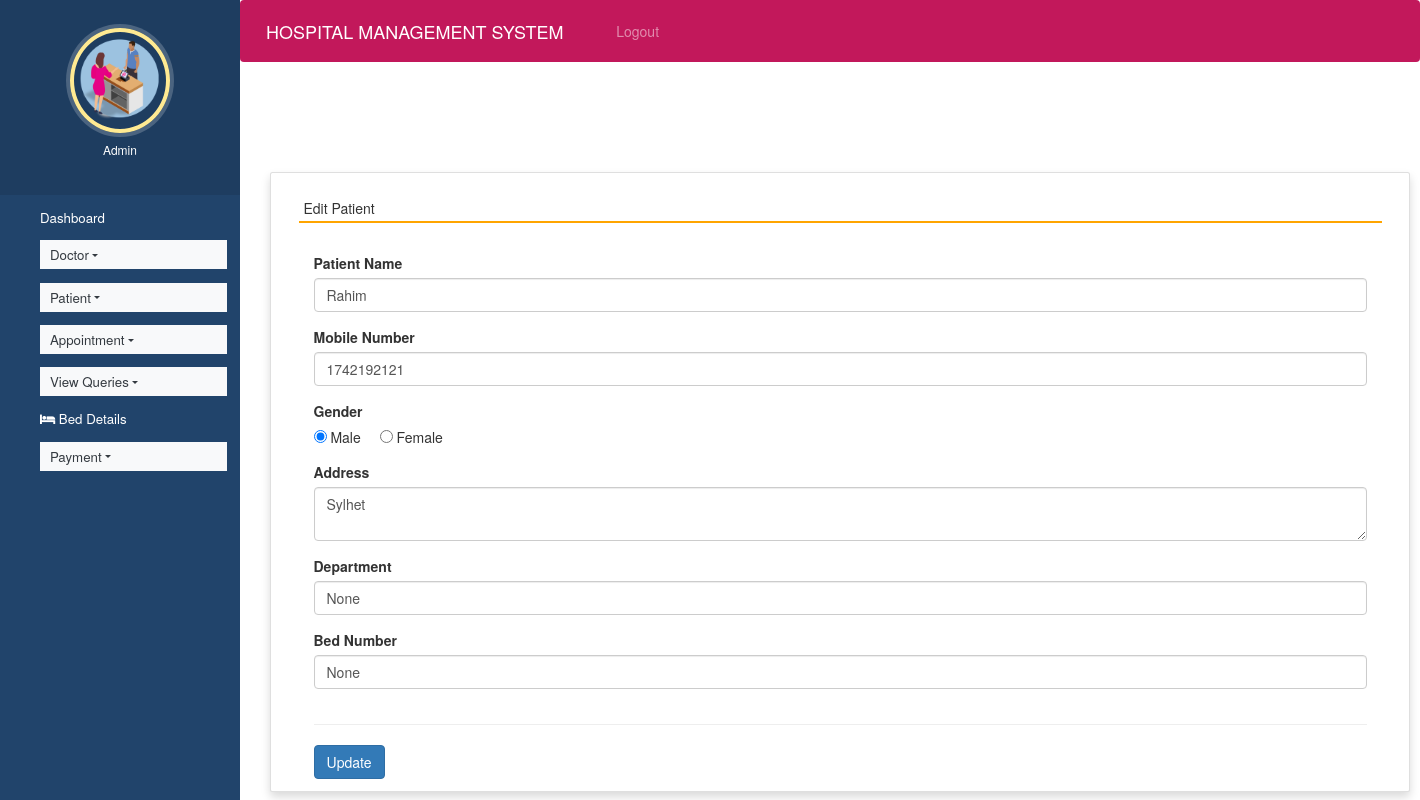
The app's page /edit_patient/1 with its own data.
### hospitals/models.py (models this page shows, shortened)
class Patient(models.Model):
    name = models.CharField(max_length=50)
    gender = models.CharField(max_length=10)
    mobile = models.IntegerField(null=True)
    address = models.CharField(max_length=50)
    department = models.CharField(null=True, blank=True)
    bed_number = models.CharField(null=True, blank=True)

### hospitals/views.py (the view, shortened to what this page needs)
# urls.py: path('edit_patient/<int:pid>',edit_patient,name='edit_patient'),
def edit_patient(request, pid):
    patient = Patient.objects.get(id=pid)
    error = ""
    return render(request, 'edit_patient.html', locals())

### hospitals/templates/edit_patient.html (shortened to what this page needs)
{% extends 'admin_nav.html' %}
{% load static %}
{% block content %}
<html>
<head>
  <link rel="stylesheet" href="https://maxcdn.bootstrapcdn.com/bootstrap/3.4.1/css/bootstrap.min.css">
</head>
<body>
<br><br><br>
<div class="container card shadow m-5">
  <div class="card-body">
    <h5 class="p-2" style="border-bottom: 2px solid orange">Edit Patient</h5>
    <br>
    <div class="container-fluid">
      <form method="post">
        <div class="form-row">
          <div class="col-sm-12">
            <div class="form-group">
              <label>Patient Name</label>
              <input type="text" name="name" class="form-control" value="{{ patient.name }}" required>
            </div>
          </div>
          <div class="col-sm-12">
            <div class="form-group">
              <label>Mobile Number</label>
              <input type="text" name="mobile" class="form-control" value="{{ patient.mobile }}" required>
            </div>
          </div>
          <div class="col-sm-12">
            <div class="form-group">
              <label>Gender</label><br>
              <input type="radio" name="gender" value="Male" {% if patient.gender == "Male" %}checked{% endif %}> Male
              <input type="radio" name="gender" value="Female" {% if patient.gender == "Female" %}checked{% endif %} style="margin-left:15px;"> Female
            </div>
          </div>
          <div class="col-sm-12">
            <div class="form-group">
              <label>Address</label>
              <textarea name="address" class="form-control" required>{{ patient.address }}</textarea>
            </div>
          </div>
          <div class="col-sm-12">
            <div class="form-group">
              <label>Department</label>
              <input type="text" name="department" class="form-control" value="{{ patient.department }}" required>
            </div>
          </div>
          <div class="col-sm-12">
            <div class="form-group">
              <label>Bed Number</label>
              <input type="text" name="bed_number" class="form-control" value="{{ patient.bed_number }}" required>
            </div>
          </div>
        </div>
        <hr>
        <input type="submit" value="Update" class="btn btn-primary">
      </form>
    </div>
  </div>
</div>
</body>
</html>
{% endblock content %}

### hospitals/static/style.css (style rules this page uses)
body { padding-left: 240px; }

### hospitals/templates/admin_nav.html (style rules this page uses)
body { padding-left: 240px; }

### records on screen
Patient: name "Rahim", mobile "1742192121", gender "☑", address "Sylhet", department "None", bed_number "None"
